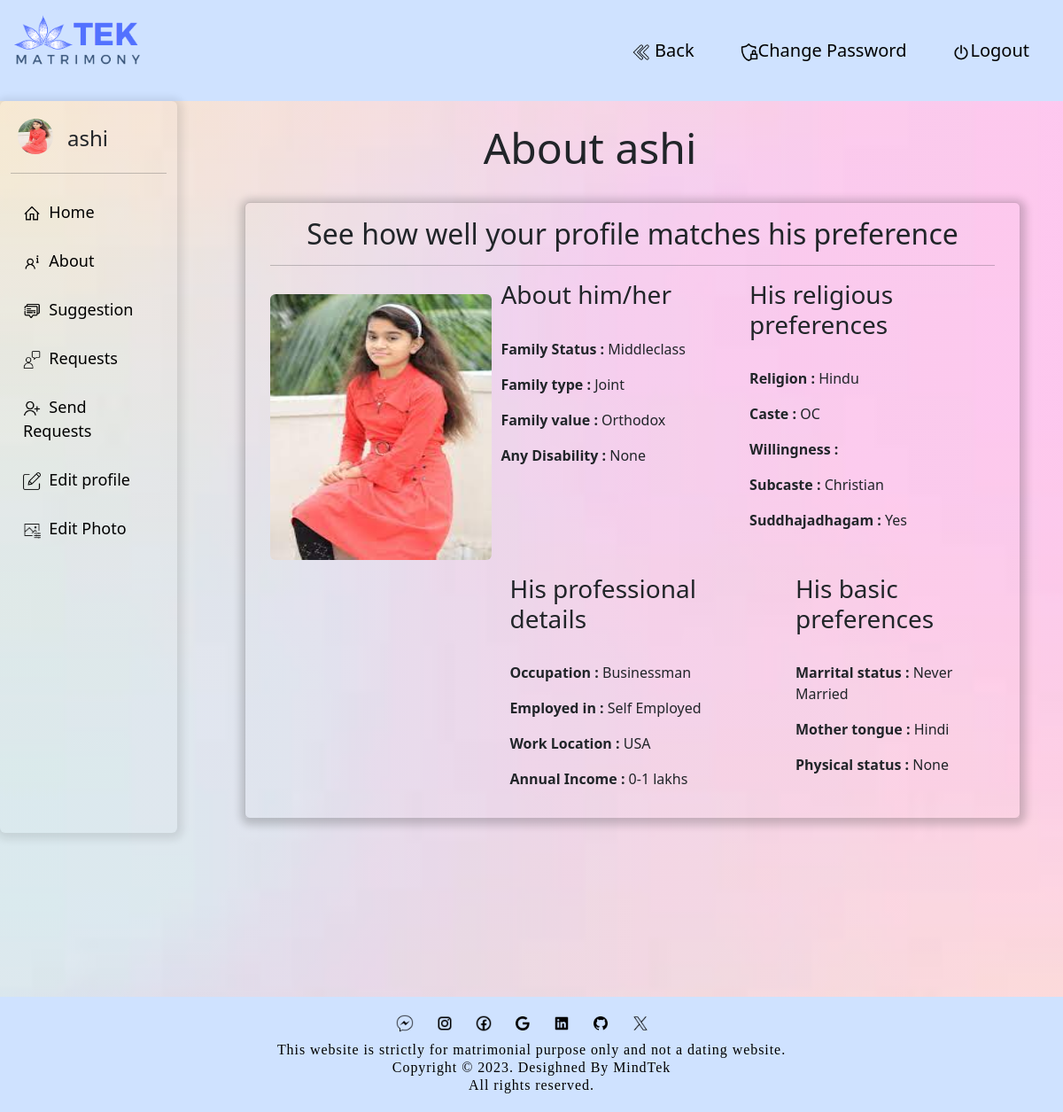
The page /aboutme.php (signed in) on the database its author committed.
### tables this page shows
CREATE TABLE `wedding` (
  `id` int(11) NOT NULL,
  `select` varchar(100) NOT NULL,
  `name` varchar(100) NOT NULL,
  `gender` varchar(100) NOT NULL,
  `mobile` varchar(11) NOT NULL,
  `dob` date NOT NULL,
  `religion` varchar(100) NOT NULL,
  `mother` varchar(100) NOT NULL,
  `email` varchar(100) NOT NULL,
  `password` varchar(100) NOT NULL,
  `caste` varchar(100) NOT NULL,
  `subcaste` varchar(100) NOT NULL,
  `gothram` varchar(100) NOT NULL,
  `suddha` varchar(100) NOT NULL,
  `marital` varchar(100) NOT NULL,
  `childrens` varchar(100) NOT NULL,
  `living` varchar(100) NOT NULL,
  `famstatus` varchar(100) NOT NULL,
  `famtype` varchar(100) NOT NULL,
  `famvalue` varchar(100) NOT NULL,
  `disability` varchar(100) NOT NULL,
  `highestedu` varchar(100) NOT NULL,
  `education` varchar(100) NOT NULL,
  `employed` varchar(100) NOT NULL,
  `occupation` varchar(100) NOT NULL,
  `annual` varchar(100) NOT NULL,
  `amount` varchar(100) NOT NULL,
  `location` varchar(100) NOT NULL,
  `state` varchar(100) NOT NULL,
  `comments` varchar(300) NOT NULL,
  `picture` varchar(100) NOT NULL,
  `randmcd` varchar(100) NOT NULL
);

### aboutme.php (the view, shortened to what this page needs)
<!doctype html>
<html lang="en">
<head>
  <link href="https://cdn.jsdelivr.net/npm/bootstrap@5.3.1/dist/css/bootstrap.min.css" rel="stylesheet"
>
</head>
<body style="background-image:linear-gradient(rgb(255,192,203,0.3)100%,rgb(255,192,203,0.3)100%),url('img/log04.jpg'); min-height: 800px; background-size: 100% 100%; background-repeat: no-repeat; background-position: center;" class="w-100">
   <?php
  require(__DIR__ . '/matbase.php');
    ?>
    <?php
  if (isset($_GET['idxyz'])) {
    $qry = "select * from wedding where id='$_GET[idxyz]'";
  } else {
    $qry = "select * from wedding where email='$_SESSION[loger]'";
  }
  $eee = $connect->prepare($qry);
  $eee->execute();
  $sss = $eee->fetchAll();
  foreach ($sss as $sss2)
    $logpersonemail = $_SESSION['loger'];
  ?>
  <div class="container-fluid">
    <div class="row bg-primary-subtle hd">
      <div class="nav-scroller mb-3 mt-3">
        <img src="  img/tekmat.png" style="background-color: transparent; width: 150px" ; />
        <nav class="nav float-end" style="">
          <a href="admin8.php"> <button class="m-3 btnnn"><img src="img/left-arrows.png" width="20px" alt="">
          Back</button> </a>
          <a href="chnpass.php"><button class="m-3 btnnn"><img src="img/lock.png" width="20px" alt="">Change Password</button></a>
          <a href="index.php?xyz"><button class="m-3 btnnn"><img src="img/turn-off.png" width="20px"
                alt="">Logout</button></a>
</nav>
      </div>
    </div>
  </div>
    <div class="container-fluid">
  <div class="row">
      <div id="sidebar" class="sidebar col-md-2 col-xl-2 rounded">
      <div class="col-md-3 d-flex">
      <div>
          <?php
          if($sss2['picture']!="")
          {
            ?>
            <img  class="rounded-circle  mx-2" src="img/<?php print $sss2['picture']; ?>" width="40px" height="40px" class="card-img-top mx-auto" />
            <?php
          }
          else
          {
            ?>
           <div class="d-flex justify-content-center align-items-center">
            <img  class="rounded-circle  mx-2" src="img/avatar.png" width="40px" alt="Empty" height="40px"></div>
            <?php
          }
        ?>
            </div>
    <div><h4 class="my-2 mx-2"><?php print $sss2['name']; ?></h4></div>
        </div>
        <hr>
        <a href="admin8.php"> <img src="img/icons8-home-32.png" width="20px">&nbsp;&nbsp;Home</a>
        <a href="aboutme.php"> <img src="img/icons8-more-info-32.png" width="20px">&nbsp;&nbsp;About</a>
        <a href="suggest.php"> <img src="img/suggestion.png" width="20px">&nbsp;&nbsp;Suggestion</a>
        <a href="request.php"> <img src="img/customer.png" width="20px">&nbsp;&nbsp;Requests</a>
        <a href="sendrqst.php"> <img src="img/add-user.png" width="20px">&nbsp;&nbsp;Send Requests</a>
        <a href="view11.php"> <img src="img/edit.png" width="20px">&nbsp;&nbsp;Edit profile</a>
        <a href="uploto1.php"> <img src="img/icons8-photo-editor-50.png" width="20px">&nbsp;&nbsp;Edit Photo</a>
      </div>
      <div class="col-lg-12 col-md-6 col-sm-2 col-xl-9 m-3 rounded">
        <div class="text-center mt-2 mx-2">
      <h1 class="display-5">About  <?php print $sss2['name']; ?></h1>
    </div>
        <div class="col-lg-12 col-md-12 col-xl-12 col-sm-12 grid-margin stretch-card mx-5"><br>
          <div class="card">
            <div class="card-body">
              <div class="container">
                <div>
                  <h2 class="text-center">See how well your profile matches his preference</h2>
                </div>
                <hr>
                <div class="row">
                <div class=" col-md-3">
                <div>
          <?php
          if($sss2['picture']!="")
          {
            ?>
            <img  class="rounded my-3" src="img/<?php print $sss2['picture']; ?>" width="250px" height="300px" class="card-img-top mx-auto" />
            <?php
          }
          else
          {
            ?>
           <div class="d-flex justify-content-center align-items-center">
            <img  class="rounded my-2" src="img/avatar.png" width="250px" alt="Empty" height="300px"></div>
            <?php
          }
        ?>
            </div>
        </div>
                  <div class="col-md-4">
                    <h3>About him/her</h3><br>
                    <p><b>Family Status : </b>
                      <?php print $sss2['famstatus']; ?><br>
                    </p>
                    <p><b>Family type : </b>
                      <?php print $sss2['famtype']; ?><br>
                    </p>
                    <p><b>Family value : </b>
                      <?php print $sss2['famvalue']; ?><br>
                    </p>
                    <p><b>Any Disability : </b>
                      <?php print $sss2['disability']; ?>
                    </p>
                  </div>
                  <br>
                  <div class="col-md-4">
                    <h3>His religious preferences</h3><br>
                    <table class="f">
                      <p><b>Religion : </b>
                        <?php print $sss2['religion']; ?>
                      </p>
                      <p><b>Caste : </b>
                        <?php print $sss2['caste']; ?>
                      </p>
                      <p><b>Willingness : </b>
                      </p>
                      <p><b>Subcaste : </b>
                        <?php print $sss2['subcaste']; ?>
                      </p>
                      <p><b>Suddhajadhagam : </b>
                        <?php print $sss2['suddha']; ?>
                      </p>
                    </table>
                  </div>
                  <div class="row">
                <div class="col-md-4">
                      <h3><i class="mdi mdi-tie"></i> His professional details</h3><br>
                      <p><b>Occupation : </b>
                        <?php print $sss2['occupation']; ?>
                      </p>
                      <p><b>Employed in : </b>
                        <?php print $sss2['employed']; ?>
                      </p>
                      <p><b>Work Location : </b>
                        <?php print $sss2['location']; ?>
                      </p>
                      <p><b>Annual Income : </b>
                        <?php print $sss2['amount']; ?>
                      </p>
                    </div>
                    <div class="col-md-3">
                      <h3>His basic preferences</h3><br>
                      <p><b>Marrital status : </b>
                        <?php print $sss2['marital']; ?>
                      </p>
                      <p><b>Mother tongue : </b>
                        <?php print $sss2['mother']; ?>
                      </p>
                      <p><b>Physical status : </b>
                        <?php print $sss2['disability']; ?>
                      </p>
                    </div>
                  </div>
                  </div>
                </div>
              </div>
            </div>
          </div>
        </div>
</div>
</div>
  <?php
  include('footer1.php');
  ?>
</body>
</html>

### footer1.php (shortened to what this page needs)
<section>
<center>
<img src="img/msg.png" width="20px" style="margin-right:20px; margin-bottom: 10px;">
<img src="img/insta.png" width="20px" style="margin-right:20px; margin-bottom: 10px;">
<img src="img/fb1.png" width="20px" style="margin-right:20px; margin-bottom: 10px;">
<img src="img/goo.png" width="20px" style="margin-right:20px; margin-bottom: 10px;">
<img src="img/link.png" width="20px" style="margin-right:20px; margin-bottom: 10px;">
<img src="img/git.png" width="20px" style="margin-right:20px; margin-bottom: 10px;">
<img src="img/twit.png" width="20px" style="margin-right:20px; margin-bottom: 10px;">
<div style="font-family: calibri;font-size: 13px;line-height: 20px;letter-spacing: .94px;color: #999;  color: black;" class="mob-pt20 display-2 fs-6"> This website is strictly for matrimonial purpose only and not a dating website. <br>
Copyright © 2023. Desighned By MindTek<br> All rights reserved.<br>
</div></center></section>

### aboutme.php (style rules this page uses)
.card { box-shadow: 1px 2px 10px 5px rgba(20,20,20,0.2); background-color: transparent; }
.btnnn { border: none; padding: 10px; background-color: transparent; font-size: 20px; border-radius: 10px; transition-duration: 0.6s; }
.sidebar { top: 0; left: 0; background-color: transparent; padding-top: 20px; overflow-y: auto; box-shadow: 1px 2px 10px 5px rgba(20, 20, 20, 0.1); }
.sidebar a { padding: 14px; text-align: left; color: black; text-decoration: none; font-size: 18px; display: block; border-radius: 10px; }

### footer1.php (style rules this page uses)
section { background-color: #cfe2ff; padding: 20px; margin-top: 185px; }

### rows shown on the page
wedding: picture (picture), name "ashi", famstatus "Middleclass", famtype "Joint", famvalue "Orthodox", disability "None", religion "Hindu", caste "OC", subcaste "Christian", suddha "Yes", occupation "Businessman", employed "Self Employed", location "USA", amount "0-1 lakhs", marital "Never Married", mother "Hindi"
